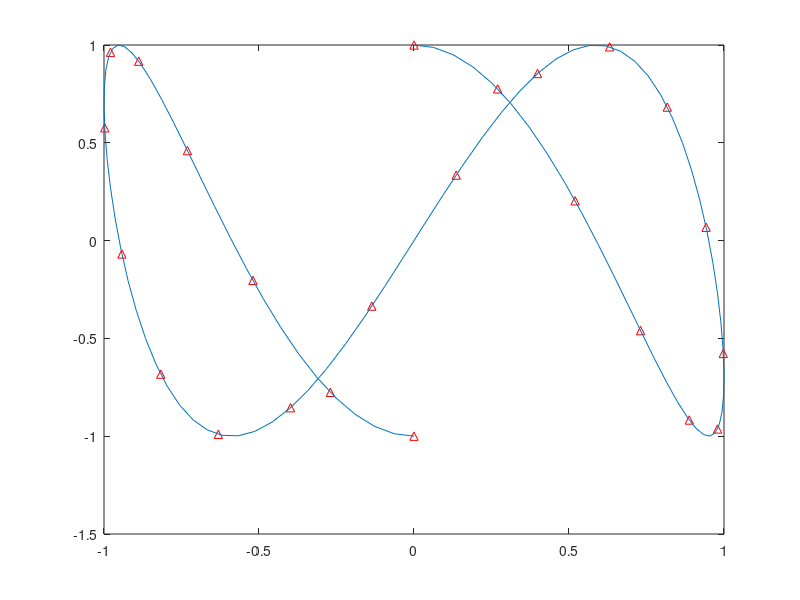

Write MATLAB code to recreate this figure.
#Polynomial Lagrange interpolation of a curve in 2d space
curve_resolution = 100;
n_points = 24;
points_x = transpose(sin(linspace(0,2*pi,n_points)));
points_y = transpose(cos(linspace(0,5*pi,n_points)));

points_lin = linspace(0,1,n_points);
matrix = fliplr(vander(points_lin));
coefficients_x = matrix\points_x;
coefficients_y = matrix\points_y;
t=linspace(0,1,curve_resolution);
for i=1:curve_resolution
	curve_x(i)=0;
	curve_y(i)=0;
	for grad=1:n_points
		curve_x(i)+=coefficients_x(grad)*power(t(i),grad-1);
		curve_y(i)+=coefficients_y(grad)*power(t(i),grad-1);
	end
end
plot(points_x,points_y,"^r",curve_x,curve_y)